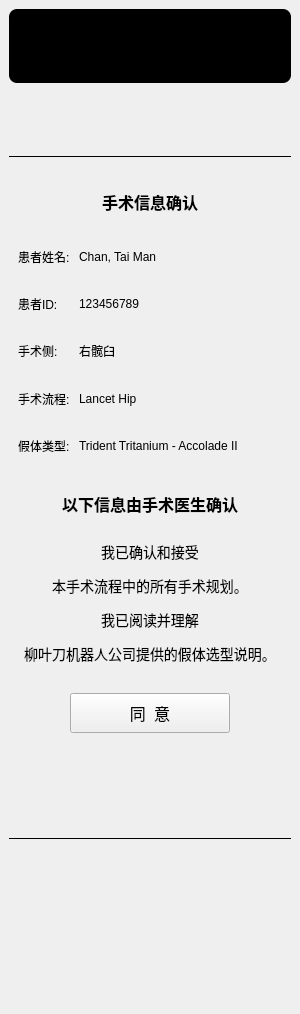
<?xml version="1.0" encoding="UTF-8"?>
<ui version="4.0">
 <class>QDisclaimerAgreementControls</class>
 <widget class="QWidget" name="QDisclaimerAgreementControls">
  <property name="geometry">
   <rect>
    <x>0</x>
    <y>0</y>
    <width>300</width>
    <height>1014</height>
   </rect>
  </property>
  <property name="sizePolicy">
   <sizepolicy hsizetype="Preferred" vsizetype="Preferred">
    <horstretch>0</horstretch>
    <verstretch>0</verstretch>
   </sizepolicy>
  </property>
  <property name="minimumSize">
   <size>
    <width>300</width>
    <height>0</height>
   </size>
  </property>
  <property name="maximumSize">
   <size>
    <width>300</width>
    <height>16777215</height>
   </size>
  </property>
  <property name="windowTitle">
   <string>硬件准备</string>
  </property>
  <property name="styleSheet">
   <string notr="true"/>
  </property>
  <property name="currentIndex" stdset="0">
   <number>0</number>
  </property>
  <widget class="QWidget" name="widget" native="true">
   <property name="geometry">
    <rect>
     <x>0</x>
     <y>0</y>
     <width>300</width>
     <height>1014</height>
    </rect>
   </property>
   <property name="styleSheet">
    <string notr="true"/>
   </property>
   <layout class="QVBoxLayout" name="verticalLayout_4">
    <property name="spacing">
     <number>6</number>
    </property>
    <property name="leftMargin">
     <number>9</number>
    </property>
    <property name="topMargin">
     <number>9</number>
    </property>
    <property name="rightMargin">
     <number>9</number>
    </property>
    <property name="bottomMargin">
     <number>9</number>
    </property>
    <item>
     <widget class="QWidget" name="widget_2" native="true">
      <property name="sizePolicy">
       <sizepolicy hsizetype="Preferred" vsizetype="Minimum">
        <horstretch>0</horstretch>
        <verstretch>0</verstretch>
       </sizepolicy>
      </property>
      <property name="minimumSize">
       <size>
        <width>0</width>
        <height>74</height>
       </size>
      </property>
      <property name="maximumSize">
       <size>
        <width>16777215</width>
        <height>80</height>
       </size>
      </property>
      <property name="styleSheet">
       <string notr="true">border-radius: 8px;
background-color: rgb(0, 0, 0);
</string>
      </property>
      <layout class="QGridLayout" name="gridLayout_3"/>
     </widget>
    </item>
    <item>
     <spacer name="verticalSpacer_10">
      <property name="orientation">
       <enum>Qt::Vertical</enum>
      </property>
      <property name="sizeType">
       <enum>QSizePolicy::Fixed</enum>
      </property>
      <property name="sizeHint" stdset="0">
       <size>
        <width>20</width>
        <height>57</height>
       </size>
      </property>
     </spacer>
    </item>
    <item>
     <widget class="Line" name="line1">
      <property name="minimumSize">
       <size>
        <width>0</width>
        <height>20</height>
       </size>
      </property>
      <property name="styleSheet">
       <string notr="true"/>
      </property>
      <property name="frameShadow">
       <enum>QFrame::Plain</enum>
      </property>
      <property name="orientation">
       <enum>Qt::Horizontal</enum>
      </property>
     </widget>
    </item>
    <item>
     <spacer name="verticalSpacer_8">
      <property name="orientation">
       <enum>Qt::Vertical</enum>
      </property>
      <property name="sizeHint" stdset="0">
       <size>
        <width>20</width>
        <height>20</height>
       </size>
      </property>
     </spacer>
    </item>
    <item>
     <widget class="QLabel" name="label_8">
      <property name="minimumSize">
       <size>
        <width>0</width>
        <height>42</height>
       </size>
      </property>
      <property name="font">
       <font>
        <family>黑体</family>
        <pointsize>12</pointsize>
       </font>
      </property>
      <property name="text">
       <string>&lt;html&gt;&lt;head/&gt;&lt;body&gt;&lt;p align=&quot;center&quot;&gt;&lt;span style=&quot; font-family:'等线'; font-weight:600; color:#000000;&quot;&gt;手术&lt;/span&gt;&lt;span style=&quot; font-family:'等线'; font-weight:600;&quot;&gt;信息确认&lt;/span&gt;&lt;/p&gt;&lt;/body&gt;&lt;/html&gt;</string>
      </property>
     </widget>
    </item>
    <item>
     <spacer name="verticalSpacer_7">
      <property name="orientation">
       <enum>Qt::Vertical</enum>
      </property>
      <property name="sizeHint" stdset="0">
       <size>
        <width>20</width>
        <height>20</height>
       </size>
      </property>
     </spacer>
    </item>
    <item>
     <layout class="QFormLayout" name="formLayout">
      <property name="horizontalSpacing">
       <number>9</number>
      </property>
      <property name="verticalSpacing">
       <number>11</number>
      </property>
      <property name="leftMargin">
       <number>9</number>
      </property>
      <property name="topMargin">
       <number>9</number>
      </property>
      <property name="rightMargin">
       <number>6</number>
      </property>
      <property name="bottomMargin">
       <number>9</number>
      </property>
      <item row="0" column="0">
       <widget class="QLabel" name="label_10">
        <property name="text">
         <string>患者姓名:</string>
        </property>
       </widget>
      </item>
      <item row="0" column="1">
       <widget class="QLabel" name="label_14">
        <property name="text">
         <string>Chan, Tai Man</string>
        </property>
       </widget>
      </item>
      <item row="2" column="0">
       <widget class="QLabel" name="label_11">
        <property name="text">
         <string>患者ID:</string>
        </property>
       </widget>
      </item>
      <item row="2" column="1">
       <widget class="QLabel" name="label_15">
        <property name="text">
         <string>123456789</string>
        </property>
       </widget>
      </item>
      <item row="4" column="0">
       <widget class="QLabel" name="label_12">
        <property name="text">
         <string>手术侧:</string>
        </property>
       </widget>
      </item>
      <item row="4" column="1">
       <widget class="QLabel" name="label_16">
        <property name="text">
         <string>右髋臼</string>
        </property>
       </widget>
      </item>
      <item row="6" column="0">
       <widget class="QLabel" name="label_13">
        <property name="text">
         <string>手术流程:</string>
        </property>
       </widget>
      </item>
      <item row="6" column="1">
       <widget class="QLabel" name="label_17">
        <property name="text">
         <string>Lancet Hip</string>
        </property>
       </widget>
      </item>
      <item row="8" column="0">
       <widget class="QLabel" name="label_18">
        <property name="text">
         <string>假体类型:</string>
        </property>
       </widget>
      </item>
      <item row="8" column="1">
       <widget class="QLabel" name="label_20">
        <property name="text">
         <string>Trident Tritanium - Accolade II</string>
        </property>
       </widget>
      </item>
      <item row="1" column="1">
       <spacer name="verticalSpacer_3">
        <property name="orientation">
         <enum>Qt::Vertical</enum>
        </property>
        <property name="sizeHint" stdset="0">
         <size>
          <width>20</width>
          <height>10</height>
         </size>
        </property>
       </spacer>
      </item>
      <item row="3" column="1">
       <spacer name="verticalSpacer_4">
        <property name="orientation">
         <enum>Qt::Vertical</enum>
        </property>
        <property name="sizeHint" stdset="0">
         <size>
          <width>20</width>
          <height>10</height>
         </size>
        </property>
       </spacer>
      </item>
      <item row="5" column="1">
       <spacer name="verticalSpacer_5">
        <property name="orientation">
         <enum>Qt::Vertical</enum>
        </property>
        <property name="sizeHint" stdset="0">
         <size>
          <width>20</width>
          <height>10</height>
         </size>
        </property>
       </spacer>
      </item>
      <item row="7" column="1">
       <spacer name="verticalSpacer_6">
        <property name="orientation">
         <enum>Qt::Vertical</enum>
        </property>
        <property name="sizeHint" stdset="0">
         <size>
          <width>20</width>
          <height>10</height>
         </size>
        </property>
       </spacer>
      </item>
     </layout>
    </item>
    <item>
     <spacer name="verticalSpacer_15">
      <property name="orientation">
       <enum>Qt::Vertical</enum>
      </property>
      <property name="sizeType">
       <enum>QSizePolicy::Fixed</enum>
      </property>
      <property name="sizeHint" stdset="0">
       <size>
        <width>20</width>
        <height>20</height>
       </size>
      </property>
     </spacer>
    </item>
    <item>
     <widget class="QLabel" name="label_19">
      <property name="minimumSize">
       <size>
        <width>0</width>
        <height>177</height>
       </size>
      </property>
      <property name="font">
       <font>
        <family>Arial</family>
       </font>
      </property>
      <property name="text">
       <string>&lt;html&gt;&lt;head/&gt;&lt;body&gt;&lt;p align=&quot;center&quot;&gt;&lt;span style=&quot; font-family:'等线'; font-size:12pt; font-weight:600;&quot;&gt;以下信息由手术医生确认&lt;/span&gt;&lt;br/&gt;&lt;/p&gt;&lt;p align=&quot;center&quot;&gt;&lt;span style=&quot; font-family:'等线'; font-size:10.5pt;&quot;&gt;我已确认和接受&lt;/span&gt;&lt;/p&gt;&lt;p align=&quot;center&quot;&gt;&lt;span style=&quot; font-family:'等线'; font-size:10.5pt;&quot;&gt;本手术流程中的所有手术规划。&lt;/span&gt;&lt;/p&gt;&lt;p align=&quot;center&quot;&gt;&lt;span style=&quot; font-family:'等线'; font-size:10.5pt;&quot;&gt;我已阅读并理解&lt;/span&gt;&lt;/p&gt;&lt;p align=&quot;center&quot;&gt;&lt;span style=&quot; font-family:'等线'; font-size:10.5pt;&quot;&gt;柳叶刀机器人公司提供的假体选型说明。&lt;/span&gt;&lt;/p&gt;&lt;/body&gt;&lt;/html&gt;</string>
      </property>
     </widget>
    </item>
    <item>
     <spacer name="verticalSpacer">
      <property name="orientation">
       <enum>Qt::Vertical</enum>
      </property>
      <property name="sizeHint" stdset="0">
       <size>
        <width>20</width>
        <height>30</height>
       </size>
      </property>
     </spacer>
    </item>
    <item>
     <layout class="QHBoxLayout" name="horizontalLayout_6">
      <item>
       <spacer name="horizontalSpacer_11">
        <property name="orientation">
         <enum>Qt::Horizontal</enum>
        </property>
        <property name="sizeHint" stdset="0">
         <size>
          <width>40</width>
          <height>20</height>
         </size>
        </property>
       </spacer>
      </item>
      <item>
       <widget class="QPushButton" name="pushButtonAgree">
        <property name="minimumSize">
         <size>
          <width>160</width>
          <height>40</height>
         </size>
        </property>
        <property name="font">
         <font>
          <family>黑体</family>
          <pointsize>12</pointsize>
         </font>
        </property>
        <property name="styleSheet">
         <string notr="true"/>
        </property>
        <property name="text">
         <string>同  意</string>
        </property>
       </widget>
      </item>
      <item>
       <spacer name="horizontalSpacer_12">
        <property name="orientation">
         <enum>Qt::Horizontal</enum>
        </property>
        <property name="sizeHint" stdset="0">
         <size>
          <width>40</width>
          <height>20</height>
         </size>
        </property>
       </spacer>
      </item>
     </layout>
    </item>
    <item>
     <spacer name="verticalSpacer_2">
      <property name="orientation">
       <enum>Qt::Vertical</enum>
      </property>
      <property name="sizeHint" stdset="0">
       <size>
        <width>20</width>
        <height>100</height>
       </size>
      </property>
     </spacer>
    </item>
    <item>
     <widget class="Line" name="line2">
      <property name="minimumSize">
       <size>
        <width>0</width>
        <height>20</height>
       </size>
      </property>
      <property name="styleSheet">
       <string notr="true"/>
      </property>
      <property name="frameShadow">
       <enum>QFrame::Plain</enum>
      </property>
      <property name="orientation">
       <enum>Qt::Horizontal</enum>
      </property>
     </widget>
    </item>
    <item>
     <widget class="QWidget" name="widgetInfo" native="true">
      <property name="minimumSize">
       <size>
        <width>0</width>
        <height>105</height>
       </size>
      </property>
      <property name="styleSheet">
       <string notr="true"/>
      </property>
     </widget>
    </item>
    <item>
     <widget class="QWidget" name="widget_3" native="true">
      <property name="minimumSize">
       <size>
        <width>0</width>
        <height>40</height>
       </size>
      </property>
     </widget>
    </item>
   </layout>
  </widget>
 </widget>
 <resources>
  <include location="../../resources/resources.qrc"/>
 </resources>
 <connections/>
 <slots>
  <slot>on_HardWareWidget_currentChanged(int)</slot>
 </slots>
</ui>
